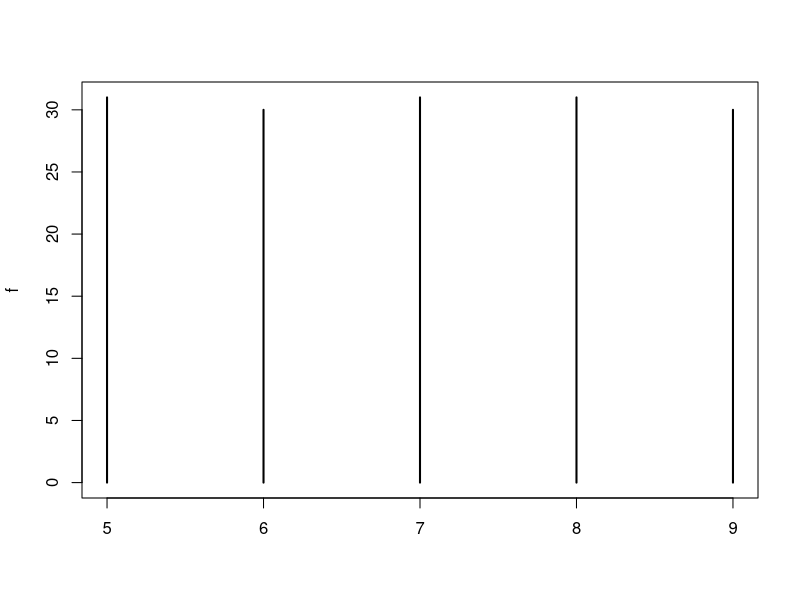
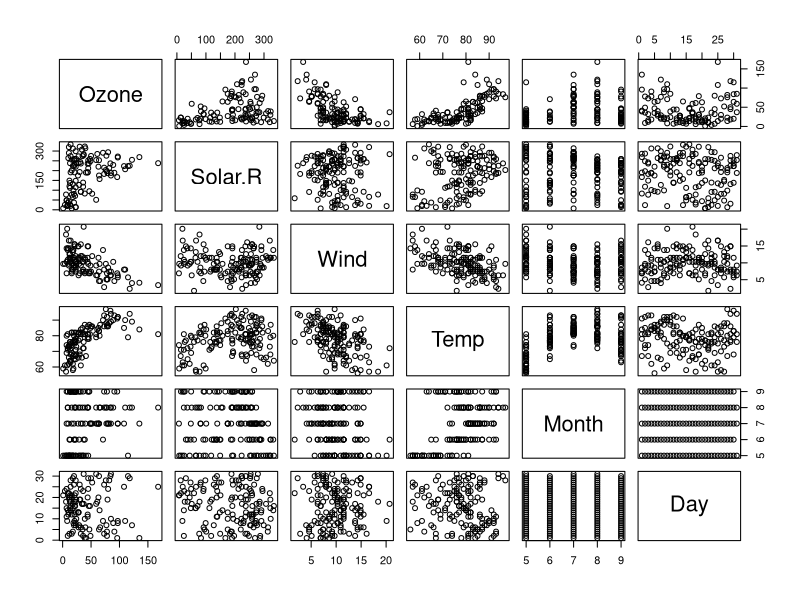
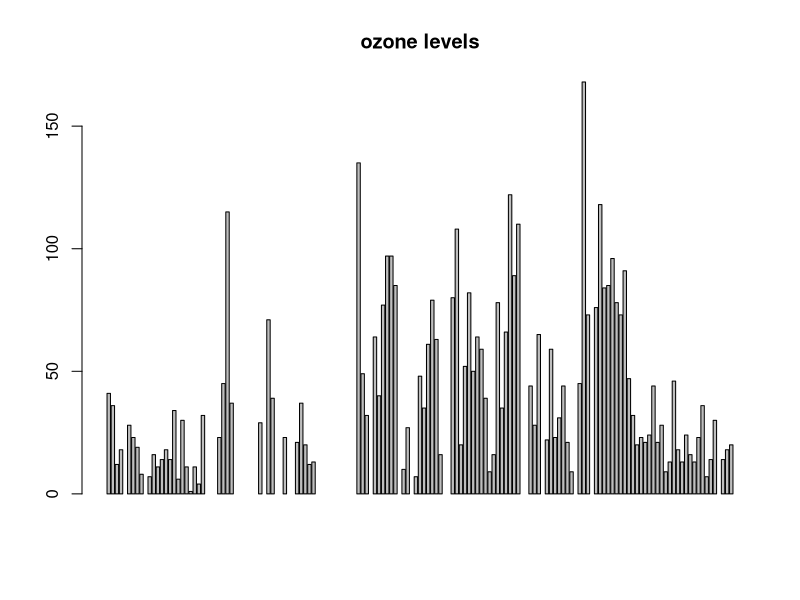
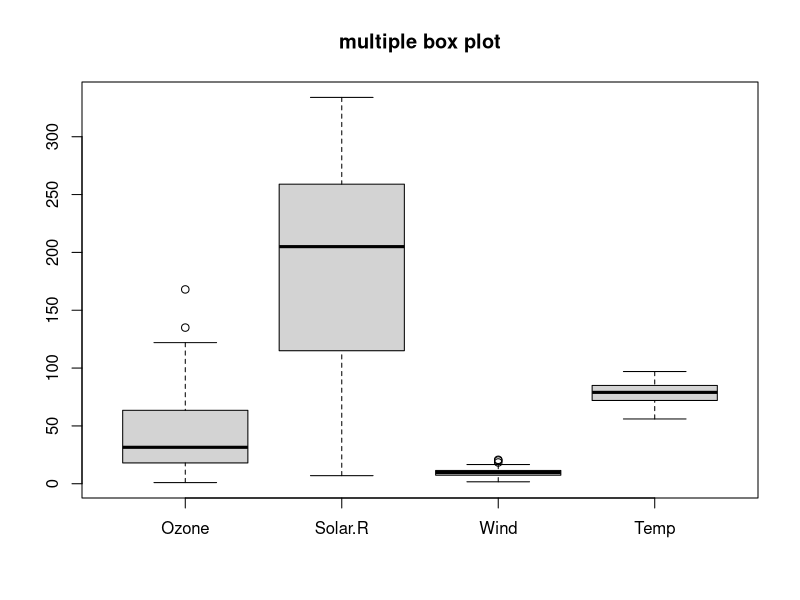
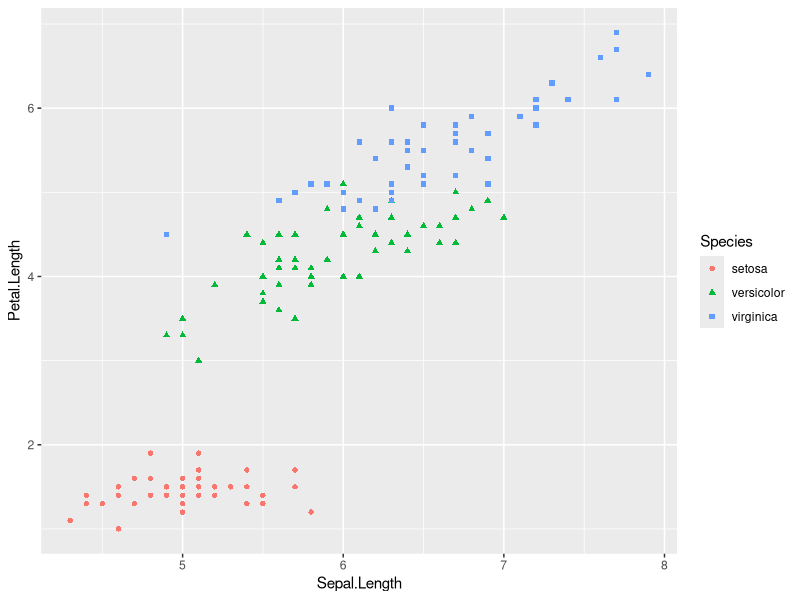
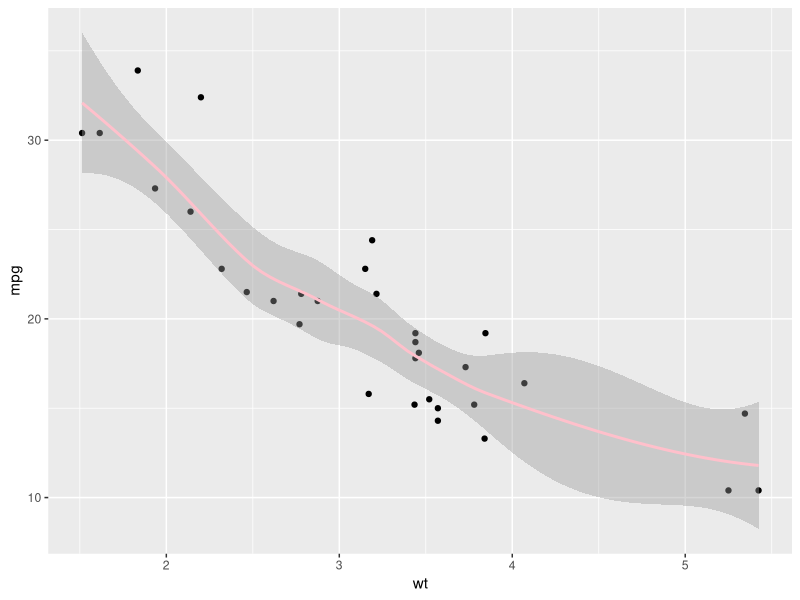
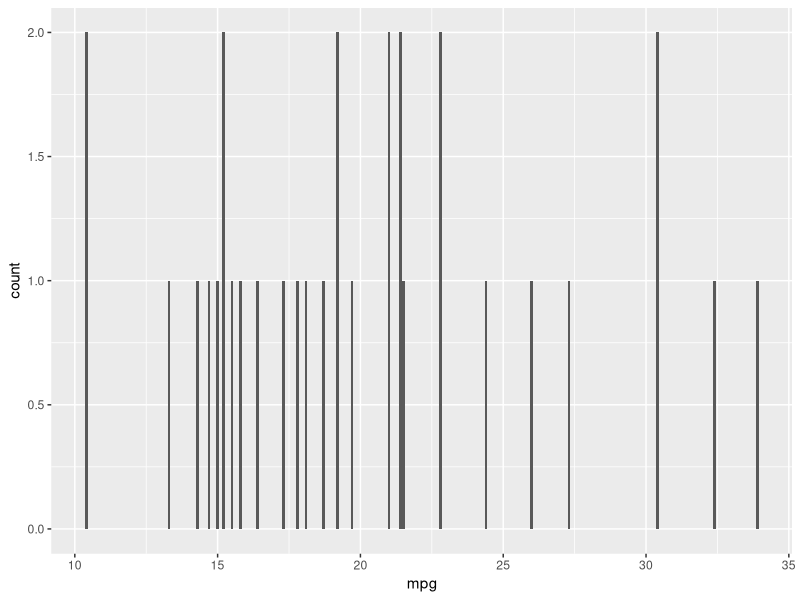

Source code (R) for these figures, in order:
## ---- chunk 1
knitr::opts_chunk$set(echo = TRUE)
## ---- chunk 2
rm=(list=ls())
## ---- chunk 3
install.packages("MASS")
## ---- chunk 4
library(MASS)
## ---- chunk 5
m=mtcars
## ---- chunk 6
cov(m$mpg,m$hp)
cor(m$mpg,m$hp)
cor(m$hp,m$hp)
## ---- chunk 7
d=airquality
f=table(d$Month)
plot(f)

## ---- chunk 8
plot(d)
## ---- chunk 9
barplot(d$Ozone,main="ozone levels")
## ---- chunk 10
boxplot(d[,1:4],main="multiple box plot")
## ---- chunk 11
library(ggplot2)
## ---- chunk 12
ggplot(iris,aes(x=Sepal.Length,y=Petal.Length,col=Species,shape=Species))+geom_point()

## ---- chunk 13
ggplot(d=mtcars,mapping=aes(x=wt,y=mpg,col))+geom_point()+geom_smooth(color="pink")
## ---- chunk 14
ggplot(d=mtcars,mapping=aes(x=mpg))+geom_bar()
## ---- chunk 15

## ---- chunk 16

